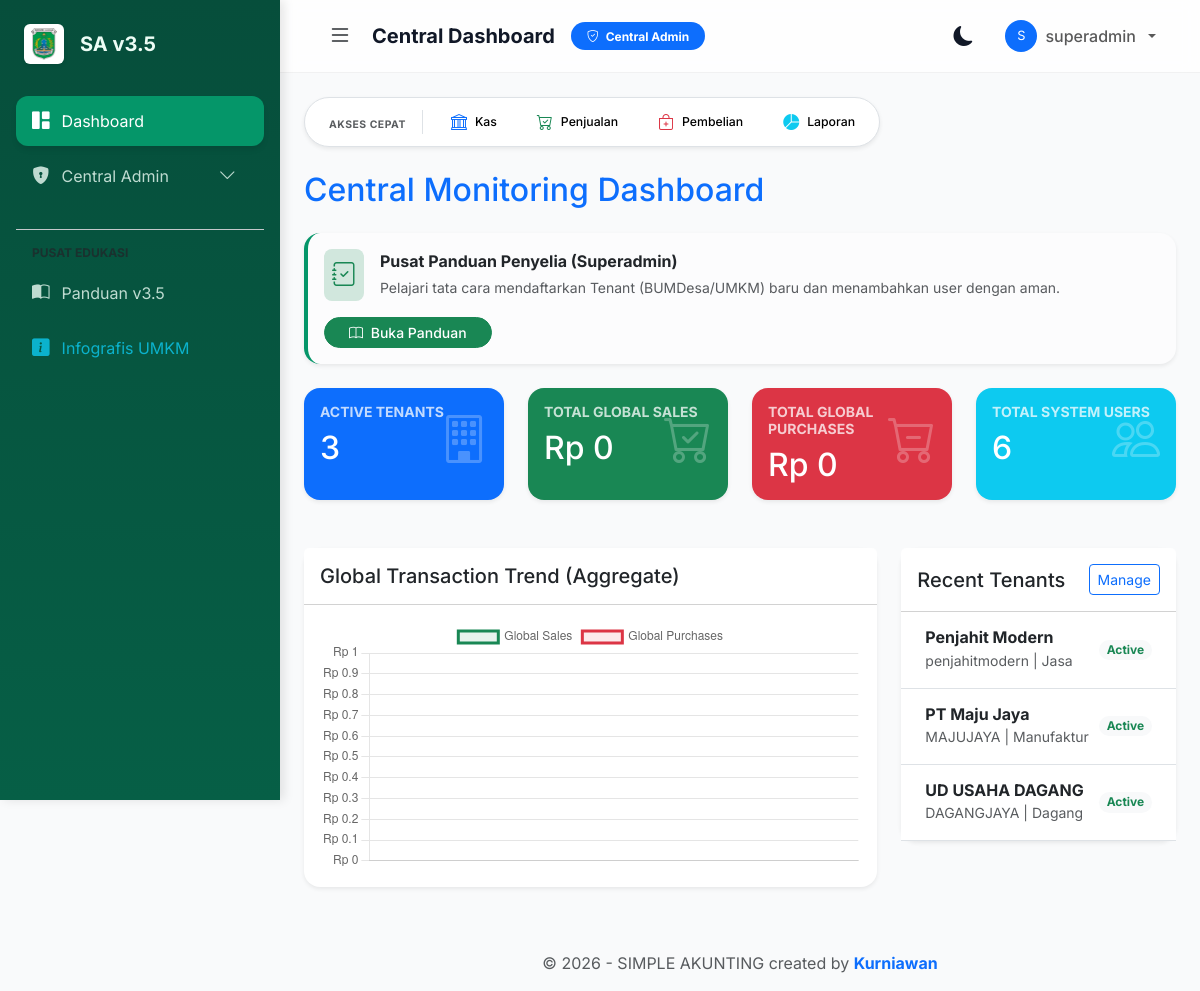
Page /public/dashboard (signed in) on the committed database.
### tables this page shows
CREATE TABLE IF NOT EXISTS `tenants` (
  `id` int(11) NOT NULL AUTO_INCREMENT,
  `name` varchar(255) NOT NULL,
  `code` varchar(50) NOT NULL,
  `status` enum('active','inactive') DEFAULT 'active',
  `database_type` enum('jasa','dagang','manufaktur') DEFAULT 'dagang',
  `created_at` timestamp NULL DEFAULT current_timestamp(),
  `updated_at` timestamp NULL DEFAULT current_timestamp() ON UPDATE current_timestamp(),
  PRIMARY KEY (`id`),
  UNIQUE KEY `code` (`code`)
);

### app/core/App.php (called while the page is built, shortened)
<?php
class App {
    protected $method = 'index';
    protected $params = [];
    public function __construct()
    {
        $this->controller = new $this->controller;
        call_user_func_array([$this->controller, $this->method], $this->params);
    }
}

### public/index.php (called while the page is built, shortened)
<?php
$app = new App();

### app/core/Database.php (called while the page is built, shortened)
<?php
class Database {
    private $host = DB_HOST;
    private $user = DB_USER;
    private $pass = DB_PASS;
    private $db_name = DB_NAME;
    public $dbh;
    private $stmt;
    public function __construct()
    {
        $dsn = 'mysql:host=' . $this->host . ';dbname=' . $this->db_name;
        $option = [
            PDO::ATTR_PERSISTENT => true,
            PDO::ATTR_ERRMODE => PDO::ERRMODE_EXCEPTION
        ];
        try {
            $this->dbh = new PDO($dsn, $this->user, $this->pass, $option);
        } catch (PDOException $e) {
            die($e->getMessage());
        }
    }
    public function query($query)
    {
        $this->stmt = $this->dbh->prepare($query);
    }
    public function execute()
    {
        $this->stmt->execute();
    }
    public function resultSet()
    {
        $this->execute();
        return $this->stmt->fetchAll(PDO::FETCH_ASSOC);
    }
    public function single()
    {
        $this->execute();
        return $this->stmt->fetch(PDO::FETCH_ASSOC);
    }
}

### app/models/Dashboard_model.php (called while the page is built, shortened)
<?php
class Dashboard_model {
    private $db;
    public function __construct($db) {
        $this->db = $db;
    }
    public function getSalesPurchasesTrend($tenant_id = null) {
        $where = $tenant_id ? " AND tenant_id = :tenant_id" : "";
        $query = "
            SELECT
                CONCAT(YEAR(tanggal), '-', LPAD(MONTH(tanggal), 2, '0')) as periode,
                SUM(CASE WHEN tipe = 'penjualan' THEN total ELSE 0 END) as total_penjualan,
                SUM(CASE WHEN tipe = 'pembelian' THEN total ELSE 0 END) as total_pembelian
            FROM (
                SELECT tanggal_faktur as tanggal, total, 'penjualan' as tipe FROM penjualan
                WHERE tanggal_faktur >= DATE_SUB(CURDATE(), INTERVAL 6 MONTH) $where
                UNION ALL
                SELECT tanggal_faktur as tanggal, total, 'pembelian' as tipe FROM pembelian
                WHERE tanggal_faktur >= DATE_SUB(CURDATE(), INTERVAL 6 MONTH) $where
            ) as transaksi
            GROUP BY periode
            ORDER BY periode ASC
        ";
        $this->db->query($query);
        return $this->db->resultSet();
    }
    public function getCentralSummary() {
        $this->db->query("SELECT
            (SELECT COUNT(*) FROM tenants WHERE status = 'active') as total_active_tenants,
            (SELECT SUM(total) FROM penjualan) as total_sales_all,
            (SELECT SUM(total) FROM pembelian) as total_purchases_all,
            (SELECT COUNT(*) FROM users) as total_users
        ");
        return $this->db->single();
    }
}

### app/models/Tenants_model.php (called while the page is built, shortened)
<?php
class Tenants_model {
    private $table = 'tenants';
    private $db;
    public function __construct($db) {
        $this->db = $db;
    }
    public function getAllTenants() {
        $this->db->query("SELECT * FROM " . $this->table . " ORDER BY created_at DESC");
        return $this->db->resultSet();
    }
}

### app/views/dashboard/central.php (the view, shortened to what this page needs)
<div class="row">
    <div class="col-md-12">
        <h2 class="mb-4 text-primary">Central Monitoring Dashboard</h2>
    </div>
</div>
<div class="row mb-4">
    <div class="col-md-12">
        <div class="card border-0 shadow-sm bg-light-subtle" style="border-left: 4px solid #059669 !important;">
            <div class="card-body d-flex justify-content-between align-items-center flex-wrap gap-3 py-3">
                <div class="d-flex align-items-center gap-3">
                    <div class="bg-success-subtle text-success p-2 rounded-3 fs-4">
                        <i class="bi bi-journal-check"></i>
                    </div>
                    <div>
                        <h6 class="mb-1 fw-bold text-dark">Pusat Panduan Penyelia (Superadmin)</h6>
                        <small class="text-muted">Pelajari tata cara mendaftarkan Tenant (BUMDesa/UMKM) baru dan menambahkan user dengan aman.</small>
                    </div>
                </div>
                <a href="<?php echo BASEURL; ?>/panduan_superadmin.html" target="_blank" class="btn btn-success btn-sm rounded-pill px-4 fw-medium">
                    <i class="bi bi-book me-1"></i> Buka Panduan
                </a>
            </div>
        </div>
    </div>
</div>
<div class="row g-4 mb-5">
    <div class="col-md-3">
        <div class="card bg-primary text-white h-100 shadow-sm border-0">
            <div class="card-body">
                <h6 class="text-uppercase small fw-bold opacity-75">Active Tenants</h6>
                <h2 class="mb-0"><?php echo $data['summary']['total_active_tenants']; ?></h2>
                <i class="bi bi-building position-absolute top-0 end-0 m-3 opacity-25" style="font-size: 3rem;"></i>
            </div>
        </div>
    </div>
    <div class="col-md-3">
        <div class="card bg-success text-white h-100 shadow-sm border-0">
            <div class="card-body">
                <h6 class="text-uppercase small fw-bold opacity-75">Total Global Sales</h6>
                <h2 class="mb-0">Rp <?php echo number_format($data['summary']['total_sales_all'] ?? 0, 0, ',', '.'); ?></h2>
                <i class="bi bi-cart-check position-absolute top-0 end-0 m-3 opacity-25" style="font-size: 3rem;"></i>
            </div>
        </div>
    </div>
    <div class="col-md-3">
        <div class="card bg-danger text-white h-100 shadow-sm border-0">
            <div class="card-body">
                <h6 class="text-uppercase small fw-bold opacity-75">Total Global Purchases</h6>
                <h2 class="mb-0">Rp <?php echo number_format($data['summary']['total_purchases_all'] ?? 0, 0, ',', '.'); ?></h2>
                <i class="bi bi-cart-dash position-absolute top-0 end-0 m-3 opacity-25" style="font-size: 3rem;"></i>
            </div>
        </div>
    </div>
    <div class="col-md-3">
        <div class="card bg-info text-white h-100 shadow-sm border-0">
            <div class="card-body">
                <h6 class="text-uppercase small fw-bold opacity-75">Total System Users</h6>
                <h2 class="mb-0"><?php echo $data['summary']['total_users']; ?></h2>
                <i class="bi bi-people position-absolute top-0 end-0 m-3 opacity-25" style="font-size: 3rem;"></i>
            </div>
        </div>
    </div>
</div>
<div class="row">
    <div class="col-lg-8">
        <div class="card shadow-sm border-0 mb-4">
            <div class="card-header bg-white py-3">
                <h5 class="mb-0 text-dark">Global Transaction Trend (Aggregate)</h5>
            </div>
            <div class="card-body">
                <canvas id="trendChart" height="250"></canvas>
            </div>
        </div>
    </div>
    <div class="col-lg-4">
        <div class="card shadow-sm border-0 mb-4">
            <div class="card-header bg-white py-3 d-flex justify-content-between align-items-center">
                <h5 class="mb-0 text-dark">Recent Tenants</h5>
                <a href="<?php echo BASEURL; ?>/tenants" class="btn btn-sm btn-outline-primary">Manage</a>
            </div>
            <div class="card-body p-0">
                <div class="list-group list-group-flush">
                    <?php foreach($data['tenants'] as $tenant): ?>
                    <div class="list-group-item px-4 py-3 border-0 border-bottom">
                        <div class="d-flex justify-content-between align-items-center">
                            <div>
                                <h6 class="mb-0 fw-bold"><?php echo htmlspecialchars($tenant['name']); ?></h6>
                                <small class="text-muted"><?php echo $tenant['code']; ?> | <?php echo ucfirst($tenant['database_type']); ?></small>
                            </div>
                            <span class="badge <?php echo $tenant['status'] === 'active' ? 'bg-light text-success' : 'bg-light text-danger'; ?> rounded-pill">
                                <?php echo ucfirst($tenant['status']); ?>
                            </span>
                        </div>
                    </div>
                    <?php endforeach; ?>
                </div>
            </div>
        </div>
    </div>
</div>
<script>
const ctx = document.getElementById('trendChart').getContext('2d');
const trendChart = new Chart(ctx, {
    type: 'line',
    data: {
        labels: <?php echo $data['chart_trend']['labels']; ?>,
        datasets: [{
            label: 'Global Sales',
            data: <?php echo $data['chart_trend']['sales']; ?>,
            borderColor: '#198754',
            backgroundColor: 'rgba(25, 135, 84, 0.1)',
            fill: true,
            tension: 0.4
        }, {
            label: 'Global Purchases',
            data: <?php echo $data['chart_trend']['purchases']; ?>,
            borderColor: '#dc3545',
            backgroundColor: 'rgba(220, 53, 69, 0.1)',
            fill: true,
            tension: 0.4
        }]
    },
    options: {
        responsive: true,
        maintainAspectRatio: false,
        plugins: {
            legend: { position: 'top' }
        },
        scales: {
            y: {
                beginAtZero: true,
                ticks: {
                    callback: function(value) {
                        return 'Rp ' + value.toLocaleString();
                    }
                }
            }
        }
    }
});
</script>

### app/views/templates/header.php (style rules this page uses)
:root { --sidebar-width: 280px; --primary-color: #059669; --primary-hover: #047857; --bg-light: #f9fafb; --bg-dark: #111827; --card-bg-light: #ffffff; --card-bg-dark: #1f2937; --text-light: #111827; --text-dark: #f9fafb; --sidebar-bg: #064e3b; --sidebar-text: #ecfdf5; --sidebar-active-bg: rgba(255, 255, 255, 0.1); --body-bg: var(--bg-light); --card-bg: var(--card-bg-light); --text-main: var(--text-light); --topbar-bg: rgba(255, 255, 255, 0.8); }
body { font-family: 'Inter', sans-serif; background-color: var(--body-bg); color: var(--text-main); transition: background-color 0.3s ease, color 0.3s ease; }
.card { background-color: var(--card-bg); border: none; border-radius: 1rem; box-shadow: 0 4px 6px -1px rgba(0, 0, 0, 0.1); }

### rows in the picture
tenants: name "Penjahit Modern", code "penjahitmodern", database_type "Jasa", status "Active"
tenants: name "PT Maju Jaya", code "MAJUJAYA", database_type "Manufaktur", status "Active"
tenants: name "UD USAHA DAGANG", code "DAGANGJAYA", database_type "Dagang", status "Active"

### other values in the picture
$data['judul'] "Central Dashboard"
substr($user['name'], 0, 1) "S"
$user['name'] "superadmin"
$data['summary']['total_active_tenants'] "3"
$data['summary']['total_sales_all'] "0"
$data['summary']['total_purchases_all'] "0"
$data['summary']['total_users'] "6"
